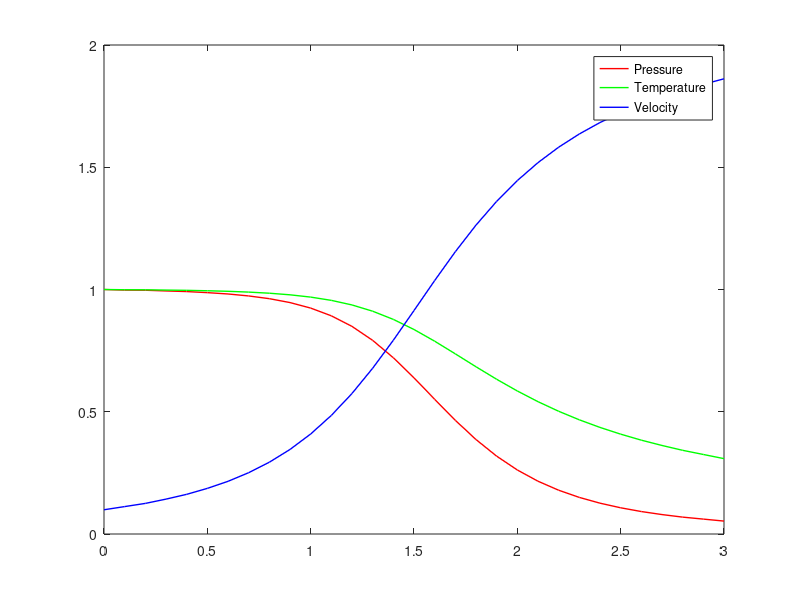

Write the MATLAB code that produced this figure. (Note: this script raises an error after producing the figure.)
clear all;
close all;
clc;

%Initial Condition
dx      = 0.1;
C       = 0.5; %Courant number
Tfinal  = 28;
L       = 3;
N       = ( L/dx ) +1;

%Calculate Initial Condition
for i=1:N
    x(i)        = (i-1)*dx;
    P(i,1)      = 1-0.3146*x(i);
    T(i,1)      = 1-0.2314*x(i);
    V(i,1)      = (0.1+1.09*x(i))*T(i,1)^(1/2);
    A(i)        = 1 + 2.2*(x(i)-1.5)^2;
    P_Numerik(i,1)=P(i,1)*T(i,1);
end;

t=0;
n=1;
while (n<=1401)
    %First Predictor
    for i=2:N-1
        %Rho Scheme
        P_Pre(i,n+1)      =  (( -P(i,n)*( V(i+1,n) - V(i,n) ) ) / dx ) - ( P(i,n)*V(i,n)*(log(A(i+1))-log(A(i)))/dx) - (V(i,n)*(P(i+1,n)-P(i,n))/dx); 
        %V Scheme
        V_Pre(i,n+1)      =  (( -V(i,n)*( V(i+1,n) - V(i,n) ) ) / dx ) - ( (1/1.4) * ( ( ( T(i+1,n)- T(i,n)) / dx ) + (T(i,n)/P(i,n))*(P(i+1,n)-P(i,n))/dx)); 
        %T Scheme
        T_Pre(i,n+1)      =  (( -V(i,n)*( T(i+1,n) - T(i,n) ) ) / dx ) - ( (1.4-1)*T(i,n) * ( ( ( V(i+1,n)- V(i,n)) / dx ) + (V(i,n)*(log(A(i+1))-log(A(i)))/dx)));
        deltaT(i-1)        = C * (dx/((T(i,n)^(1/2))+V(i,n)));
    end
    
    %Left Boundary
    P_Pre(1,n+1)      = 1;
    V_Pre(1,n+1)      = 2*V_Pre(2,n+1)-V_Pre(3,n+1);
    T_Pre(1,n+1)      = 1;
    %Right Boundary
    P_Pre(N,n+1)      = 2*P_Pre(N-1,n+1)-P_Pre(N-2,n+1);
    V_Pre(N,n+1)      = 2*V_Pre(N-1,n+1)-V_Pre(N-2,n+1);
    T_Pre(N,n+1)      = 2*T_Pre(N-1,n+1)-T_Pre(N-2,n+1);
    
    %Pre Predictor
    minimunDeltaT = min(deltaT);
    for i=2:N-1
        P_FinalPre(i,n+1)      = P(i,n) + P_Pre(i,n+1)*minimunDeltaT;
        V_FinalPre(i,n+1)      = V(i,n) + V_Pre(i,n+1)*minimunDeltaT;
        T_FinalPre(i,n+1)      = T(i,n) + T_Pre(i,n+1)*minimunDeltaT;
    end
   
    %Left Boundary
    P_FinalPre(1,n+1)      = 1;
    V_FinalPre(1,n+1)      = 2*V_FinalPre(2,n+1)-V_FinalPre(3,n+1);
    T_FinalPre(1,n+1)      = 1;
    %Right Boundary
    P_FinalPre(N,n+1)      = 2*P_FinalPre(N-1,n+1)-P_FinalPre(N-2,n+1);
    V_FinalPre(N,n+1)      = 2*V_FinalPre(N-1,n+1)-V_FinalPre(N-2,n+1);
    T_FinalPre(N,n+1)      = 2*T_FinalPre(N-1,n+1)-T_FinalPre(N-2,n+1);
    
    %Corrector
    for i=2:N-1
        P_Cor(i,n+1)      =  (( -P_FinalPre(i,n+1)*( V_FinalPre(i,n+1) - V_FinalPre(i-1,n+1) ) ) / dx ) - ( P_FinalPre(i,n+1)*V_FinalPre(i,n+1)*(log(A(i))-log(A(i-1)))/dx) - (V_FinalPre(i,n+1)*(P_FinalPre(i,n+1)-P_FinalPre(i-1,n+1))/dx);
        V_Cor(i,n+1)      =  (( -V_FinalPre(i,n+1)*( V_FinalPre(i,n+1) - V_FinalPre(i-1,n+1) ) ) / dx ) - ( (1/1.4) * ( ( ( T_FinalPre(i,n+1)- T_FinalPre(i-1,n+1)) / dx ) + (T_FinalPre(i,n+1)/P_FinalPre(i,n+1))*(P_FinalPre(i,n+1)-P_FinalPre(i-1,n+1))/dx)); 
        T_Cor(i,n+1)      =  (( -V_FinalPre(i,n+1)*( T_FinalPre(i,n+1) - T_FinalPre(i-1,n+1) ) ) / dx ) - ( (1.4-1)*T_FinalPre(i,n+1) * ( ( ( V_FinalPre(i,n+1)- V_FinalPre(i-1,n+1)) / dx ) + (V_FinalPre(i,n+1)*(log(A(i))-log(A(i-1)))/dx)));
    end
    
    %Left Boundary
    P_Cor(1,n+1)      = 1;
    V_Cor(1,n+1)      = 2*V_Cor(2,n+1)-V_Cor(3,n+1);
    T_Cor(1,n+1)      = 1;
    %Right Boundary
    P_Cor(N,n+1)      = 2*P_Cor(N-1,n+1)-P_Cor(N-2,n+1);
    V_Cor(N,n+1)      = 2*V_Cor(N-1,n+1)-V_Cor(N-2,n+1);
    T_Cor(N,n+1)      = 2*T_Cor(N-1,n+1)-T_Cor(N-2,n+1);
    
    for i=2:N-1
        %Rho Scheme
        P(i,n+1)      =  P(i,n) + 0.5*(P_Pre(i,n+1)+P_Cor(i,n+1))*minimunDeltaT;
        %V Scheme
        V(i,n+1)      =  V(i,n) + 0.5*(V_Pre(i,n+1)+V_Cor(i,n+1))*minimunDeltaT;
        %T Scheme
        T(i,n+1)      =  T(i,n) + 0.5*(T_Pre(i,n+1)+T_Cor(i,n+1))*minimunDeltaT;
    end
    
    %Left Boundary
    P(1,n+1)      = 1;
    V(1,n+1)      = 2*V(2,n+1)-V(3,n+1);
    T(1,n+1)      = 1;
    %Right Boundary
    P(N,n+1)      = 2*P(N-1,n+1)-P(N-2,n+1);
    V(N,n+1)      = 2*V(N-1,n+1)-V(N-2,n+1);
    T(N,n+1)      = 2*T(N-1,n+1)-T(N-2,n+1);
    
    %Calculate Mach Number
    for i=1:N
        P_Numerik(i,n+1)=P(i,n+1)*T(i,n+1);
    end;
       
    %Plot Step
    t=t+minimunDeltaT;
    n=n+1;
    
    %plot(x,P(:,n),'DisplayName','Pressure','color','red','linewidth',1);
    %hold on
    %plot(x,T(:,n),'DisplayName','Temperature','color','green','linewidth',1);
    %plot(x,V(:,n),'DisplayName','Velocity','color','blue','linewidth',1);
    %legend('show');
    %title("Time at t = "+ num2str(t))
    %axis([0 3 0 2.5])
    %pause(0.00001);
    %hold off   
end

    plot(x,P(:,n),'DisplayName','Pressure','color','red','linewidth',1);
    hold on
    plot(x,T(:,n),'DisplayName','Temperature','color','green','linewidth',1);
    plot(x,V(:,n),'DisplayName','Velocity','color','blue','linewidth',1);
    legend('show');
    title("Time at t = "+ num2str(t))
    axis([0 3 0 2.5])
    %pause(0.00001);
    %hold off   
